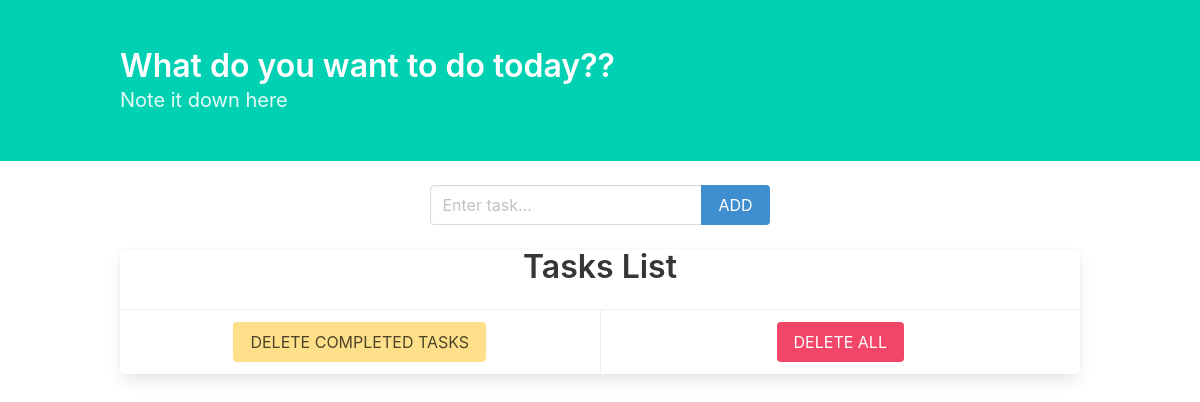
/, run on an earlier commit of the app's database.
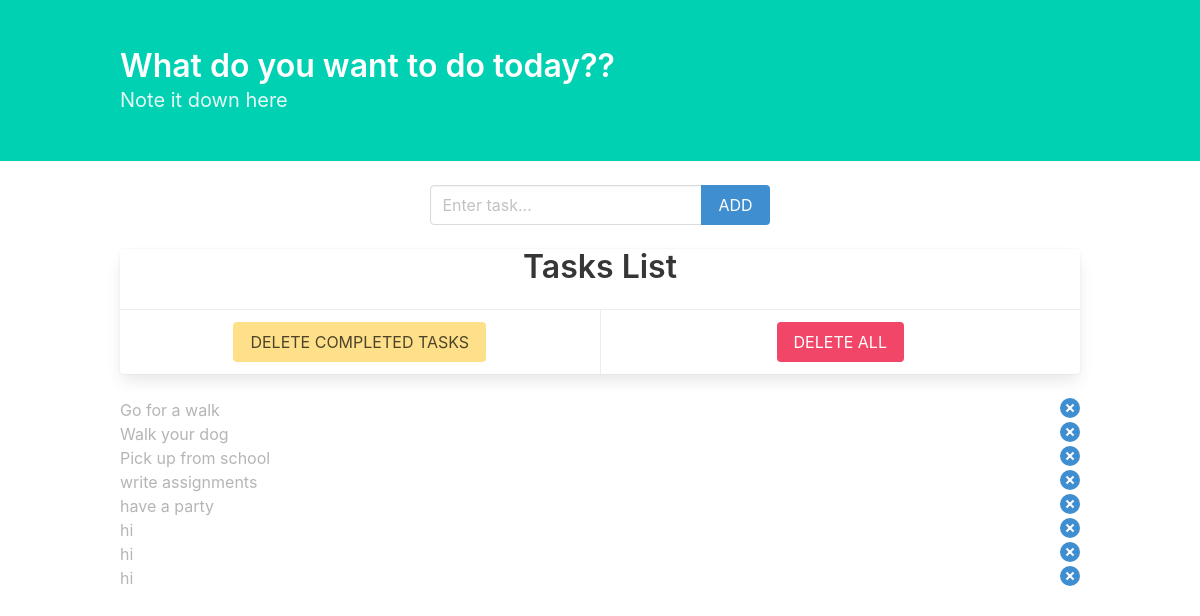
And on a later commit of the database.
### todo/models.py (models this page shows, shortened)
class todo(models.Model):
  text = models.CharField(max_length=40)
  complete = models.BooleanField(default=False)

### todo/views.py (the view)
# urls.py: path('',views.index, name="index"),
def index(request):
  todo_list = todo.objects.order_by('id')
  form = todoform()
  context ={'todo_list' : todo_list, 'form':form}
  return render(request, 'todo/index.html', context)

### todo/forms.py
class todoform(forms.Form):
  text = forms.CharField(max_length=40,
        widget=forms.TextInput(
            attrs={'class' : 'input', 'placeholder' : 'Enter task...', 'type':'text'}))

### todo/templates/todo/index.html (shortened to what this page needs)
{% load static %}
<!DOCTYPE html>
<html lang="en">
	<head>
<link rel="stylesheet" href="https://cdnjs.cloudflare.com/ajax/libs/bulma/0.7.5/css/bulma.css">
<link rel="stylesheet" href="https://stackpath.bootstrapcdn.com/font-awesome/4.7.0/css/font-awesome.min.css">
	</head>
	<body>
    <div class="block">
<section class="hero is-primary">
  <div class="hero-body ">
    <div class="container">
      <h1 class="title">What do you want to do today??</h1>
      <h1 class="subtitle">Note it down here</h1>
    </div>
  </div>
</section>
    </div>
    <div class="container">
<nav class="level">
 <div class="level-item has-text-centered">
    <div class="block">
      <form action="{% url 'add' %}" method="POST" role="form">
        <div class="field has-addons">
          <div class="control is-expanded">
         {{form.text}}
          </div>
          <div class="control">
            <button href="" type="submit" class="button is-info">ADD</button>
          </div>
        </div>
      </div>
</div>
  </nav>
  <div class="block is-block">
    <div class="card has-text-centered">
      <h1 class="title">Tasks List</h1>
      <footer class="card-footer">
        <p class="card-footer-item">
          <span >
           <a href="{% url 'deletecomplete' %}" class="button is-warning">DELETE COMPLETED TASKS</a>
          </span>
        </p>
        <p class="card-footer-item">
            <span >
               <a href="{% url 'deleteall' %}" class="button is-danger" > DELETE ALL</a>
            </span>
          </p>
      </footer>
    </div>
  </div>
  <div class="block is-block">
  <div class="list is-hoverable ">
<ul>
  {% for todo in todo_list %}
  {% if todo.complete %}
  <li class="list-item has-text-grey-light">{{todo.text}} <a class="delete is-pulled-right has-background-info" href="{% url 'endtodo' todo.id%}"></a></li>
  {% else %}
  <a href="{% url 'complete' todo.id%}"><li class="list-item ">{{todo.text}} <a class="delete is-pulled-right has-background-danger" href="{% url 'endtodo' todo.id%}"></a></li></a>
  {% endif %}
  {%endfor %}
</ul>
  </div>
  </div>
</div>
	</body>
</html>

What changed in the data, as far as the page shows it:
added todo: text "Go for a walk"
added todo: text "Walk your dog"
added todo: text "Pick up from school"
added todo: text "write assignments"
added todo: text "have a party"
added todo: text "hi"
added todo: text "hi"
added todo: text "hi"
